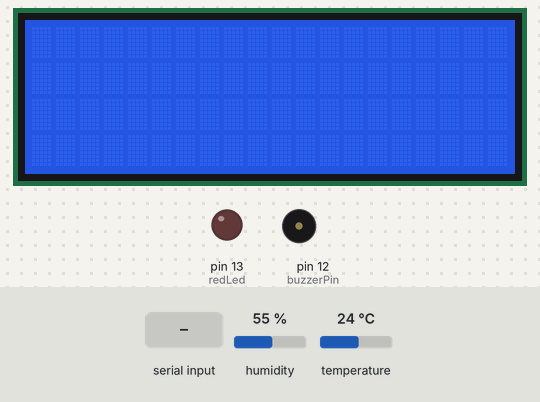
A sketch run on a simulated Arduino Uno, built with avr-gcc and run on an emulated ATmega328P. On the bench: 20×4 character LCD, output pins drawn as LEDs (lit = HIGH), buzzer (waves = sounding, pin HIGH). The inputs (shaded band) are chosen by the test bench; at power-on: humidity 55 %, temperature 24 °C. What the sketch prints to the serial monitor is not drawn.

Above: at 1.2 s.
1.3 s: "Reset" received over Serial
At 4.9 s:
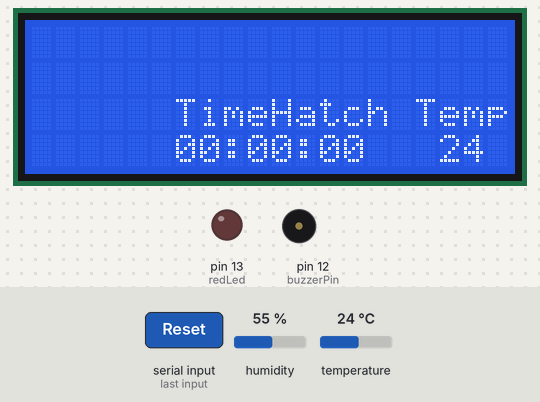
5.6 s: "setTemp90\n" received over Serial
At 8.8 s:
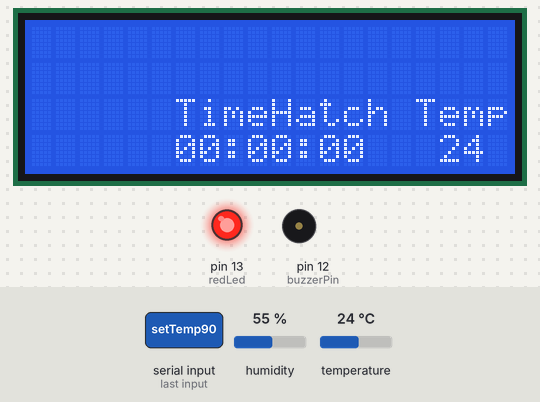
9.6 s: "setTemp" received over Serial
At 14.6 s:
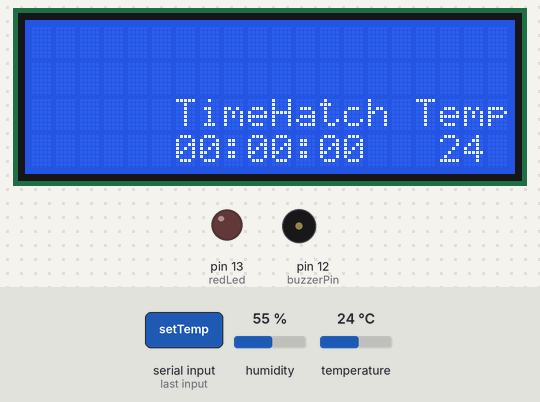
Timing chart, 0 to 16.1 s (numbered marks = the images above; inputs shaded):
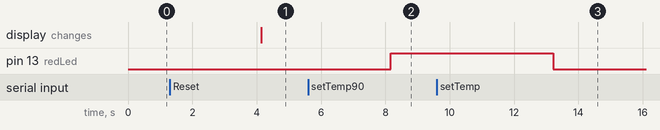

The sketch:

draft_buongaptrung.ino
```cpp
#include "DHT.h"
#include <Wire.h>
#include <LiquidCrystal_I2C.h>

#define I2C_ADDR    0x27
#define LCD_COLUMNS 20
#define LCD_LINES   4
LiquidCrystal_I2C lcd(I2C_ADDR, LCD_COLUMNS, LCD_LINES);

#define DHTPIN 11     // Chân kết nối cảm biến DHT
#define DHTTYPE DHT11   // Loại cảm biến DHT

const int redLed = 13;       // Chân đèn LED kết nối với chân 13 trên Arduino
const int buzzerPin = 12;   // Chân buzzer kết nối với chân 12 trên Arduino

DHT dht(DHTPIN, DHTTYPE);

// Thời gian ấp trứng
static uint8_t dayTimeToHatch;
static uint8_t hourTimeToHatch;
static uint8_t minTimeToHatch;

// Nhiệt độ ấp trứng
static uint8_t setTemp = 20;
static float currentTemp; // currentTemp = dht.readTemperature()

// Trạng thái quá trình [0]: chờ, [1]: ấp, [2]: tiếp tục, [3]: set time hatch.
static uint8_t prState = 0;

uint8_t state = 0;

#define millisWaiting   1000              // 1s
#define millisHatching  1000              // 1s
#define millisBuzzer    1000*5            // 5s
#define millisAlarm     1000*25           // 25s

void updateDisplayTimeToHatch(uint8_t day, uint8_t hour, uint8_t min) {
  lcd.setCursor(6, 2);
  lcd.print("TimeHatch");
  lcd.setCursor(6, 3);
  if (day <= 9) {
    lcd.print("0");
    lcd.setCursor(7, 3);
  }
  lcd.print(day);
  lcd.setCursor(8, 3);
  lcd.print(":");
  lcd.setCursor(9, 3);
  if (hour <= 9) {
    lcd.print("0");
    lcd.setCursor(10, 3);
  }
  lcd.print(hour);
  lcd.setCursor(11, 3);
  lcd.print(":");
  lcd.setCursor(12, 3);
  if (min <= 9) {
    lcd.print("0");
    lcd.setCursor(13, 3);
  }
  lcd.print(min);
}

void updateDisplayTemp() {
  lcd.setCursor(16, 2);
  lcd.print("Temp");
  lcd.setCursor(17, 3);
  if (prState == 3)
    lcd.print(setTemp);
  else
    lcd.print((uint8_t)dht.readTemperature());
}

void tempAdjusting() {
  currentTemp = dht.readTemperature();

  if (currentTemp >= setTemp + 1) {
    digitalWrite(redLed, LOW);
  } else if (currentTemp <= setTemp - 1) {
    digitalWrite(redLed, HIGH);
  }
}

void sendData_th() {
  float currentTemp = dht.readTemperature();
  float currentHumidity = dht.readHumidity();

  if (isnan(currentTemp) || isnan(currentHumidity)) {
    Serial.println("Failed to read from DHT");
  } else {
    Serial.print(currentTemp);
    Serial.print(",");
    Serial.print(currentHumidity);
    Serial.print(",");

  }
}

uint8_t processInputState(String input) {
  input.trim(); // Loại bỏ khoảng trắng đầu và cuối chuỗi

  if (input.startsWith("setTemp")) {
    int setTempIndex = input.indexOf("setTemp") + 7;
    setTemp = input.substring(setTempIndex).toInt();
    state = 1;
    return state; // Trả về giá trị trạng thái hiện tại
  }

  if (input.startsWith("prState")) {
    int prStateIndex = input.indexOf("prState") + 7;
    state = input.substring(prStateIndex).toInt();
    return state;
  }
}


void setup() {
  Serial.begin(9600);
  lcd.init();
  lcd.backlight();
  dht.begin();

  pinMode(redLed, OUTPUT);
  pinMode(buzzerPin, OUTPUT);
}

void loop() {

   sendData_th();
   Serial.println();
  uint8_t day;
  uint8_t hour;
  uint8_t min;
   uint8_t resetStatus = 0;
  if (Serial.available()) {
    String input = Serial.readString();
    input.trim(); // Loại bỏ khoảng trắng đầu và cuối chuỗi

    if (input.startsWith("dayTimeToHatch")) {
      int dayTimeIndex = input.indexOf("dayTimeToHatch") + 14;
      int hourTimeIndex = input.indexOf("hourTimeToHatch") + 15;
      int minuteTimeIndex = input.indexOf("minuteTimeToHatch") + 17;
      int prStateIndex = input.indexOf("prState") + 7;

      day = input.substring(dayTimeIndex, hourTimeIndex).toInt();
      hour = input.substring(hourTimeIndex, minuteTimeIndex).toInt();
      min = input.substring(minuteTimeIndex, prStateIndex).toInt();
      state = input.substring(prStateIndex).toInt();
    }

    if (input.startsWith("prState")) {
      int prStateIndex = input.indexOf("prState") + 7;
      state = input.substring(prStateIndex).toInt();
    }
    if (input.startsWith("Reset")) {
      day =0;
      hour = 0;
      min =0;
        updateDisplayTimeToHatch(day, hour, min);
        updateDisplayTemp();
        tempAdjusting();
    }

    if (input.startsWith("setTemp")) {
      state = processInputState(input);
      tempAdjusting();
    }

    unsigned long previousMillis = millis();
    unsigned long interval = 1000; // Đơn vị milliseconds (1 giây)

    while (state == 1) {
      if (Serial.available()) {
        String inputState = Serial.readString();
        state = processInputState(inputState);
        if(inputState.startsWith("Reset")) resetStatus =1;
      }
      if(resetStatus){
          updateDisplayTimeToHatch(0, 0, 0);
        updateDisplayTemp();
        tempAdjusting();
        break;
      }
      if (state == 0) {
        break;
      }

      unsigned long currentMillis = millis();


        // Gửi tín hiệu nhiệt độ và độ ẩm về Qt liên tục sau mỗi 2 giây
       sendData_th();

      if (currentMillis - previousMillis >= interval) {
        previousMillis = currentMillis;

        if (min == 0) {
          if (hour == 0) {
            if (day == 0) {
              state = 2;
              break;
            } else {
              day--;
              hour = 23;
              min = 59;
            }
          } else {
            hour--;
            min = 59;
          }
        } else {
          min--;
        }

        // Cập nhật hiển thị trên LCD
        updateDisplayTimeToHatch(day, hour, min);
        updateDisplayTemp();
        tempAdjusting();
    Serial.print(day);
    Serial.print(",");
    Serial.print(hour);
    Serial.print(",");
    Serial.println(min);
    delay(2000);
      }
    }
  }


delay(3000);
}
```

Measured:
- after the input at 1.3 s, the display: changes after 2.8 s (image 1)
- after the input at 5.6 s, pin 13 (redLed): LOW → HIGH after 2.6 s
- after the input at 9.6 s, pin 13 (redLed): HIGH → LOW after 3.6 s
